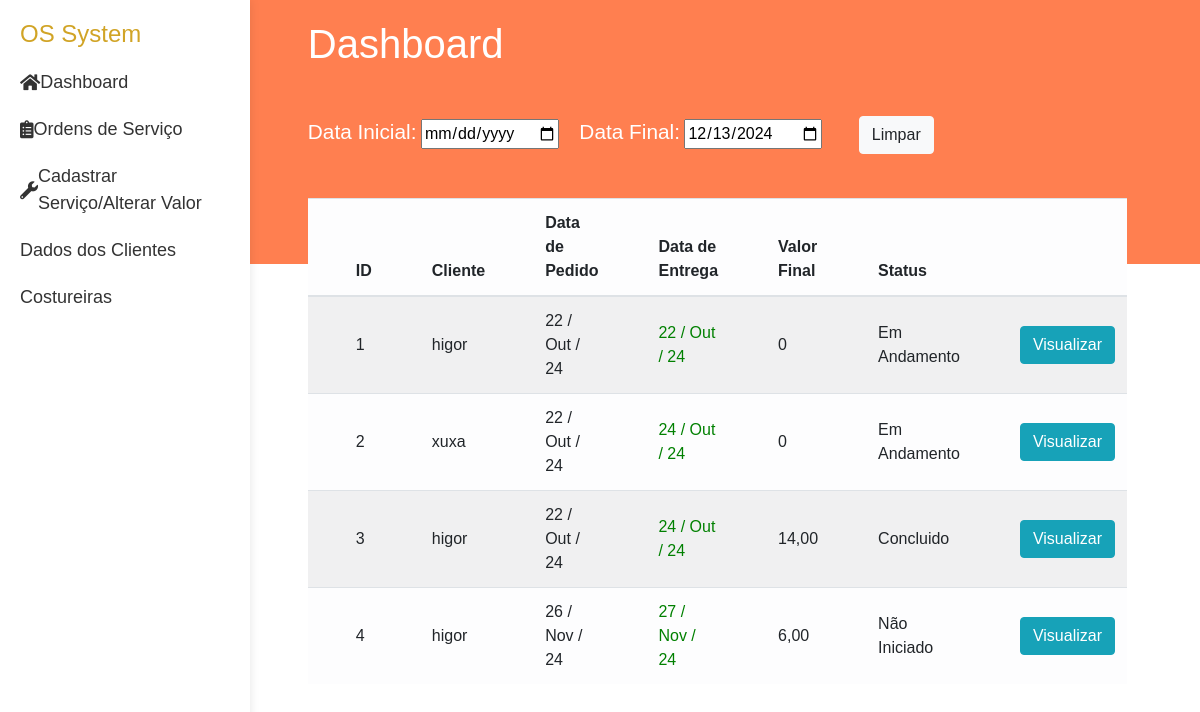
The page / on the database its author committed.
### ordens/models.py (models this page shows, shortened)
class Ordem(models.Model):
    cliente = models.ForeignKey(Cliente, related_name='ordens', on_delete=models.CASCADE)
    data_pedido = models.DateTimeField(auto_now_add=True)
    data_entrega = models.DateField(verbose_name='Data de entrega')
    status = models.IntegerField(choices=STATUS, default=0)
    def total(self):
        return sum(item.quantidade * item.servico.valor for item in self.itens.all())

class OrdemItem(models.Model):
    ordem = models.ForeignKey(Ordem, related_name='itens', on_delete=models.CASCADE)
    servico = models.ForeignKey(servicos, on_delete=models.CASCADE)
    costureira = models.ForeignKey(Costureira, on_delete=models.CASCADE)
    quantidade = models.PositiveIntegerField()
    descricao = models.TextField(blank=True, null=True)  # Comentário opcional

### cliente/models.py (models this page shows)
class Cliente(models.Model):
    nome = models.CharField(max_length=100)
    cpf = CPFField(masked=True,blank=True, null=True, verbose_name='CPF')
    endereco = models.CharField(max_length=100,blank=True, null=True)
    num =  models.IntegerField(blank=True, null=True)
    cidade = models.CharField(max_length=20,blank=True, null=True)
    estado = models.CharField(max_length=30,blank=True, null=True)
    telefone = models.CharField(max_length=15,blank=True, null=True)
    def __str__(self):
        return self.nome

### servicos/models.py (models this page shows, shortened)
class servicos(models.Model):
    nome = models.CharField(max_length=50)
    valor = models.DecimalField(max_digits=10, decimal_places=2)

### costura/views.py (the view)
# urls.py: path('', views.dashboard),
def dashboard(request):
    ordens = Ordem.objects.all()
    start_date = request.GET.get('start_date')
    end_date = request.GET.get('end_date')
    if start_date and end_date:
        ordens = ordens.filter(data_entrega__range=[start_date, end_date])
    return render(request, 'dashboard.html',{'ordens':ordens,} )

### templates/dashboard.html (shortened to what this page needs)
{% extends "layout.html" %}
{% load static %}
{% block css %}
    <link rel="stylesheet" href="{% static "css/dashboard.css" %}">
{% endblock css %}
{% block content %}
    <h1>Dashboard</h1>
    <form class='db' method="GET" action="/">
        <label for="start_date">Data Inicial:</label>
        <input type="date" id="start_date" name="start_date" >
        <label for="end_date">Data Final:</label>
        <input type="date" id="end_date" name="end_date"  value="{{ hoje|date:'Y-m-d' }}">
        <button type="submit" class='btn btn-light' id="filterButton">Limpar</button>
    </form>
    <table class='tabela-cliente-ordem table table-striped sortable table-light'>
        <thead>
            <tr>
                <th>ID</th>
                <th>Cliente</th>
                <th>Data de Pedido</th>
                <th>Data de Entrega</th>
                <th>Valor Final</th>
                <th>Status</th>
                <th></th>
            </tr>
        </thead>
        <tbody>
            {% if ordens %}
                {% for ordem in ordens %}
                    <tr>
                        <td>{{ordem.id}}</td>
                        <td>{{ordem.cliente}}</td>
                        <td>{{ordem.data_pedido|date:'d / M / y'}} </td>
                        <td class='dataccd' data-value="{{ ordem.data_entrega|date:'d/m/y' }}">{{ordem.data_entrega|date:'d / M / y'}} </td>
                        <td>{{ordem.total}} </td>
                        <td>{{ordem.get_status_display}}</td>
                        <td><a class='btn btn-info' href="{% url "ordens:edit_order" ordem.id %}">Visualizar</a></td>
                    </tr>
                {% endfor %}
            {% else %}
                <tr>
                    <td colspan='4'>
                        Nenhuma Serviço...
                    </td>
                </tr>
            {% endif %}
        </tbody>
    </table>
{% endblock %}

### static/css/styles.css (style rules this page uses)
body { font-family: Arial, sans-serif; margin: 0; padding: 0; display: flex; background: linear-gradient(to bottom, #ff7f50 33%, #fff 33%); min-height: 100vh; }
h1 { color: #fff; }

### rows shown on the page
Ordem: id "1", cliente "higor", data_pedido "22 / Out / 24", data_entrega "22 / Out / 24", total "0", status "Em Andamento"
Ordem: id "2", cliente "xuxa", data_pedido "22 / Out / 24", data_entrega "24 / Out / 24", total "0", status "Em Andamento"
Ordem: id "3", cliente "higor", data_pedido "22 / Out / 24", data_entrega "24 / Out / 24", total "14,00", status "Concluido"
Ordem: id "4", cliente "higor", data_pedido "26 / Nov / 24", data_entrega "27 / Nov / 24", total "6,00", status "Não Iniciado"
